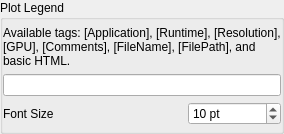
             <widget class="QGroupBox" name="group_plot_legend_options">
              <property name="sizePolicy">
               <sizepolicy hsizetype="Ignored" vsizetype="Maximum">
                <horstretch>0</horstretch>
                <verstretch>0</verstretch>
               </sizepolicy>
              </property>
              <property name="title">
               <string>Plot Legend</string>
              </property>
              <property name="flat">
               <bool>true</bool>
              </property>
              <layout class="QGridLayout" name="gridLayout_9">
               <property name="leftMargin">
                <number>0</number>
               </property>
               <property name="topMargin">
                <number>6</number>
               </property>
               <property name="rightMargin">
                <number>0</number>
               </property>
               <property name="bottomMargin">
                <number>6</number>
               </property>
               <item row="2" column="0">
                <widget class="QLabel" name="label_legend_font_size">
                 <property name="sizePolicy">
                  <sizepolicy hsizetype="Fixed" vsizetype="Fixed">
                   <horstretch>0</horstretch>
                   <verstretch>0</verstretch>
                  </sizepolicy>
                 </property>
                 <property name="minimumSize">
                  <size>
                   <width>85</width>
                   <height>15</height>
                  </size>
                 </property>
                 <property name="toolTip">
                  <string>&lt;html&gt;&lt;head/&gt;&lt;body&gt;&lt;p&gt;Adjusts the size of the font used for all plot legend items.&lt;/p&gt;&lt;/body&gt;&lt;/html&gt;</string>
                 </property>
                 <property name="text">
                  <string>Font Size</string>
                 </property>
                 <property name="textFormat">
                  <enum>Qt::PlainText</enum>
                 </property>
                </widget>
               </item>
               <item row="1" column="0" colspan="2">
                <widget class="QLineEdit" name="line_legend_item">
                 <property name="minimumSize">
                  <size>
                   <width>0</width>
                   <height>21</height>
                  </size>
                 </property>
                 <property name="toolTip">
                  <string>&lt;html&gt;&lt;head/&gt;&lt;body&gt;&lt;p&gt;Tags must be enclosed by square brackets. All tags are optional and can be repeated if desired. Any property discrepancies will use fallback text. Basic HTML tags are also supported.&lt;/p&gt;&lt;/body&gt;&lt;/html&gt;</string>
                 </property>
                </widget>
               </item>
               <item row="2" column="1">
                <layout class="QHBoxLayout" name="horizontalLayout_14">
                 <property name="spacing">
                  <number>0</number>
                 </property>
                 <item>
                  <spacer name="horizontalSpacer_23">
                   <property name="orientation">
                    <enum>Qt::Horizontal</enum>
                   </property>
                   <property name="sizeHint" stdset="0">
                    <size>
                     <width>40</width>
                     <height>20</height>
                    </size>
                   </property>
                  </spacer>
                 </item>
                 <item>
                  <widget class="QSpinBox" name="spin_legend_font_size">
                   <property name="sizePolicy">
                    <sizepolicy hsizetype="MinimumExpanding" vsizetype="Fixed">
                     <horstretch>0</horstretch>
                     <verstretch>0</verstretch>
                    </sizepolicy>
                   </property>
                   <property name="minimumSize">
                    <size>
                     <width>80</width>
                     <height>21</height>
                    </size>
                   </property>
                   <property name="toolTip">
                    <string>&lt;html&gt;&lt;head/&gt;&lt;body&gt;&lt;p&gt;Adjusts the size of the font used for all plot legend items.&lt;/p&gt;&lt;/body&gt;&lt;/html&gt;</string>
                   </property>
                   <property name="suffix">
                    <string> pt</string>
                   </property>
                   <property name="minimum">
                    <number>6</number>
                   </property>
                   <property name="maximum">
                    <number>24</number>
                   </property>
                   <property name="value">
                    <number>10</number>
                   </property>
                  </widget>
                 </item>
                </layout>
               </item>
               <item row="0" column="0" colspan="2">
                <widget class="QLabel" name="info_label_legend_intro">
                 <property name="toolTip">
                  <string>&lt;html&gt;&lt;head/&gt;&lt;body&gt;&lt;p&gt;Tags must be enclosed by square brackets. All tags are optional and can be repeated if desired. Any property discrepancies will use fallback text. Basic HTML tags are also supported.&lt;/p&gt;&lt;/body&gt;&lt;/html&gt;</string>
                 </property>
                 <property name="text">
                  <string>Available tags: [Application], [Runtime], [Resolution], [GPU], [Comments], [FileName], [FilePath], and basic HTML.</string>
                 </property>
                 <property name="textFormat">
                  <enum>Qt::PlainText</enum>
                 </property>
                 <property name="alignment">
                  <set>Qt::AlignLeading|Qt::AlignLeft|Qt::AlignTop</set>
                 </property>
                 <property name="wordWrap">
                  <bool>true</bool>
                 </property>
                </widget>
               </item>
              </layout>
             </widget>
